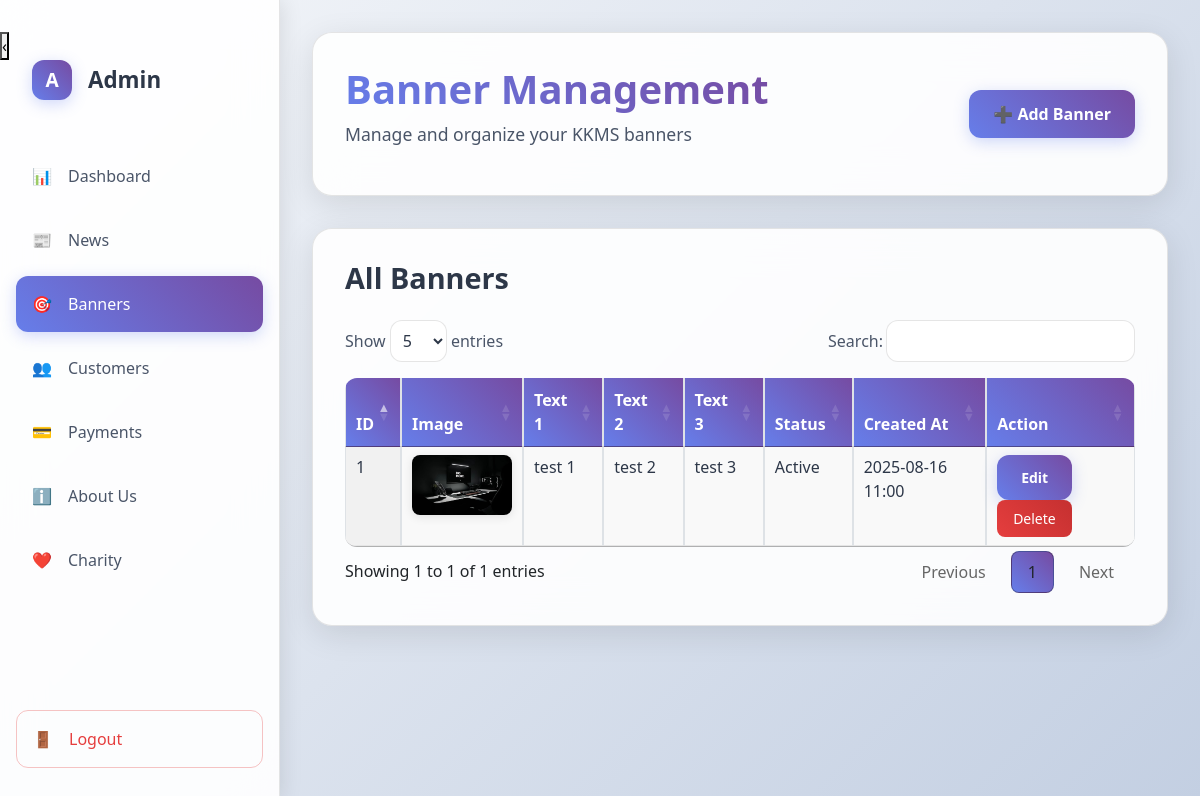
The app's page /banners/ with its own data.
### accounts/models.py (models this page shows, shortened)
class Banners(models.Model):
    STATUS_CHOICES = (
        (0, "Inactive"),
        (1, "Active"),
    )
    banner_image = models.ImageField(upload_to="banner/", max_length=255)
    banner_text1 = models.CharField(max_length=100, blank=True, null=True)
    banner_text2 = models.CharField(max_length=250, blank=True, null=True)
    banner_text3 = models.TextField(blank=True, null=True)
    status = models.IntegerField(choices=STATUS_CHOICES, default=1)
    is_active= models.BooleanField(default=True)
    created_at = models.DateTimeField(auto_now_add=True)
    updated_at = models.DateTimeField(auto_now=True)

### accounts/views.py (the view)
# urls.py: path("banners/", views.banner_list_view, name="banner-list"),
def banner_list_view(request):
    banners = Banners.objects.filter(is_active=True).order_by("-id")
    return render(request, "super_admin/banner.html", {"banners": banners})

### templates/super_admin/banner.html (shortened to what this page needs)
{% load static %}
<!DOCTYPE html>
<html lang="en">
<head>
    <link rel="stylesheet" href="https://cdn.datatables.net/1.13.5/css/jquery.dataTables.min.css">
    <link href="https://cdn.jsdelivr.net/npm/bootstrap@5.3.0/dist/css/bootstrap.min.css" rel="stylesheet">
</head>
<body>
    <div class="dashboard-container">
        <aside class="sidebar" id="sidebar">
            <button class="toggle-btn" onclick="toggleSidebar()">
                <span id="toggle-icon">‹</span>
            </button>
            <div class="sidebar-header">
                <div class="logo">A</div>
                <span class="logo-text">Admin</span>
            </div>
            <nav role="navigation">
                <ul class="nav-menu">
                    <li class="nav-item">
                        <a href="/super-admin/dashboard/" class="nav-link" onclick="setActive(this)">
                            <span class="nav-icon">📊</span>
                            <span class="nav-text">Dashboard</span>
                        </a>
                    </li>
                    <li class="nav-item">
                        <a href="/news/" class="nav-link" onclick="setActive(this)">
                            <span class="nav-icon">📰</span>
                            <span class="nav-text">News</span>
                        </a>
                    </li>
                    <li class="nav-item">
                        <a href="/banners/" class="nav-link active" onclick="setActive(this)">
                            <span class="nav-icon">🎯</span>
                            <span class="nav-text">Banners</span>
                        </a>
                    </li>
                    <li class="nav-item">
                        <a href="/customers/" class="nav-link" onclick="setActive(this)">
                            <span class="nav-icon">👥</span>
                            <span class="nav-text">Customers</span>
                        </a>
                    </li>
                    <li class="nav-item">
                        <a href="/payments/" class="nav-link" onclick="setActive(this)">
                            <span class="nav-icon">💳</span>
                            <span class="nav-text">Payments</span>
                        </a>
                    </li>
                    <li class="nav-item">
                        <a href="/about-us/" class="nav-link" onclick="setActive(this)">
                            <span class="nav-icon">ℹ️</span>
                            <span class="nav-text">About Us</span>
                        </a>
                    </li>
                    <li class="nav-item">
                        <a href="/admin-charity/" class="nav-link" onclick="setActive(this)">
                            <span class="nav-icon">❤️</span>
                            <span class="nav-text">Charity</span>
                        </a>
                    </li>
                </ul>
            </nav>
            <div class="logout-section">
                <a href="/admin-logout/" class="logout-link" onclick="confirmLogout(event)">
                    <span class="nav-icon">🚪</span>
                    <span class="nav-text">Logout</span>
                </a>
            </div>
        </aside>
        <main class="main-content">
            <div class="header">
                <div class="header-content">
                    <h1>Banner Management</h1>
                    <p>Manage and organize your KKMS banners</p>
                </div>
                <button class="btn btn-primary" data-bs-toggle="modal" data-bs-target="#addBannerModal">
                    ➕ Add Banner
                </button>
            </div>
            <div class="container">
                <h2>All Banners</h2>
                <table id="bannersTable" class="display table table-bordered">
                    <thead>
                        <tr>
                            <th>ID</th>
                            <th>Image</th>
                            <th>Text 1</th>
                            <th>Text 2</th>
                            <th>Text 3</th>
                            <th>Status</th>
                            <th>Created At</th>
                            <th>Action</th>
                        </tr>
                    </thead>
                    <tbody>
                        {% for banner in banners %}
                        <tr>
                            <td>{{ banner.id }}</td>
                            <td>
                                {% if banner.banner_image %}
                                <img src="{{ banner.banner_image.url }}" width="100" height="60" alt="Banner Image">
                                {% endif %}
                            </td>
                            <td>{{ banner.banner_text1 }}</td>
                            <td>{{ banner.banner_text2 }}</td>
                            <td>{{ banner.banner_text3 }}</td>
                            <td>{{ banner.get_status_display }}</td>
                            <td>{{ banner.created_at|date:"Y-m-d H:i" }}</td>
                            <td>
                                <button class="btn btn-sm btn-primary" data-bs-toggle="modal"
                                        data-bs-target="#editBannerModal{{ banner.id }}">
                                    Edit
                                </button>
                                <a href="{% url 'banner-delete' banner.id %}" class="btn btn-sm btn-danger"
                                   onclick="return confirm('Are you sure you want to delete this banner?');">
                                    Delete
                                </a>
                            </td>
                        </tr>
                        {% endfor %}
                    </tbody>
                </table>
            </div>
        </main>
    </div>
</body>
</html>

### templates/super_admin/banner.html (style rules this page uses)
* { margin: 0; padding: 0; box-sizing: border-box; }
body { font-family: 'Segoe UI', Tahoma, Geneva, Verdana, sans-serif; background: linear-gradient(135deg, #f5f7fa 0%, #c3cfe2 100%); min-height: 100vh; overflow-x: hidden; }
.dashboard-container { display: flex; min-height: 100vh; }
.sidebar { width: 280px; background: rgba(255, 255, 255, 0.9); backdrop-filter: blur(20px); border-right: 1px solid rgba(0, 0, 0, 0.1); padding: 2rem 0; position: fixed; height: 100vh; z-index: 1000; transition: all 0.3s ease; box-shadow: 2px 0 20px rgba(0, 0, 0, 0.1); }
.sidebar-header { padding: 0 2rem; margin-bottom: 3rem; display: flex; align-items: center; gap: 1rem; }
.logo { width: 40px; height: 40px; background: linear-gradient(45deg, #667eea, #764ba2); border-radius: 12px; display: flex; align-items: center; justify-content: center; color: white; font-weight: bold; font-size: 1.2rem; box-shadow: 0 4px 15px rgba(102, 126, 234, 0.3); }
.logo-text { color: #2d3748; font-size: 1.4rem; font-weight: 600; transition: opacity 0.3s ease; }
.nav-menu { list-style: none; padding: 0 1rem; }
.nav-item { margin-bottom: 0.5rem; }
.nav-link { display: flex; align-items: center; gap: 1rem; padding: 1rem; color: #4a5568; text-decoration: none; border-radius: 12px; transition: all 0.3s ease; position: relative; overflow: hidden; }
.nav-link.active { background: linear-gradient(45deg, #667eea, #764ba2); color: white; box-shadow: 0 4px 15px rgba(102, 126, 234, 0.3); }
.nav-icon { width: 20px; height: 20px; display: flex; align-items: center; justify-content: center; }
.nav-text { transition: opacity 0.3s ease; }
.logout-section { position: absolute; bottom: 2rem; left: 1rem; right: 1rem; }
.logout-link { display: flex; align-items: center; gap: 1rem; padding: 1rem; color: #e53e3e; text-decoration: none; border-radius: 12px; transition: all 0.3s ease; border: 1px solid rgba(229, 62, 62, 0.3); }
.main-content { flex: 1; margin-left: 280px; padding: 2rem; transition: margin-left 0.3s ease; }
.header { background: rgba(255, 255, 255, 0.9); backdrop-filter: blur(20px); border-radius: 20px; padding: 2rem; margin-bottom: 2rem; border: 1px solid rgba(0, 0, 0, 0.1); box-shadow: 0 8px 32px rgba(0, 0, 0, 0.1); display: flex; justify-content: space-between; align-items: center; flex-wrap: wrap; gap: 1rem; }
.header h1 { color: #2d3748; font-size: 2.5rem; font-weight: 700; margin-bottom: 0.5rem; background: linear-gradient(45deg, #667eea, #764ba2); -webkit-background-clip: text; -webkit-text-fill-color: transparent; background-clip: text; }
.header p { color: #4a5568; font-size: 1.1rem; }
.btn-primary { background: linear-gradient(45deg, #667eea, #764ba2); border: none; border-radius: 12px; padding: 0.75rem 1.5rem; font-weight: 600; color: white; transition: all 0.3s ease; box-shadow: 0 4px 15px rgba(102, 126, 234, 0.3); }
.btn-danger { background: linear-gradient(45deg, #e53e3e, #c53030); border: none; border-radius: 8px; padding: 0.5rem 1rem; transition: all 0.3s ease; }
.container { background: rgba(255, 255, 255, 0.9); backdrop-filter: blur(20px); border-radius: 20px; padding: 2rem; border: 1px solid rgba(0, 0, 0, 0.1); box-shadow: 0 8px 32px rgba(0, 0, 0, 0.1); animation: slideIn 0.6s ease forwards; }
.container h2 { color: #2d3748; font-size: 1.8rem; font-weight: 600; margin-bottom: 1.5rem; }
.table { background: transparent; border-radius: 12px; overflow: hidden; }
.table th { background: linear-gradient(45deg, #667eea, #764ba2); color: white; padding: 1rem; font-weight: 600; }
.table td { background: rgba(255, 255, 255, 0.95); color: #2d3748; padding: 1rem; border-bottom: 1px solid rgba(0, 0, 0, 0.1); }
.table img { border-radius: 8px; box-shadow: 0 2px 10px rgba(0, 0, 0, 0.1); transition: transform 0.3s ease; }

### records on screen
Banners: id "1", banner_image (picture), banner_text1 "test 1", banner_text2 "test 2", banner_text3 "test 3", status "Active", created_at "2025-08-16 11:00"
